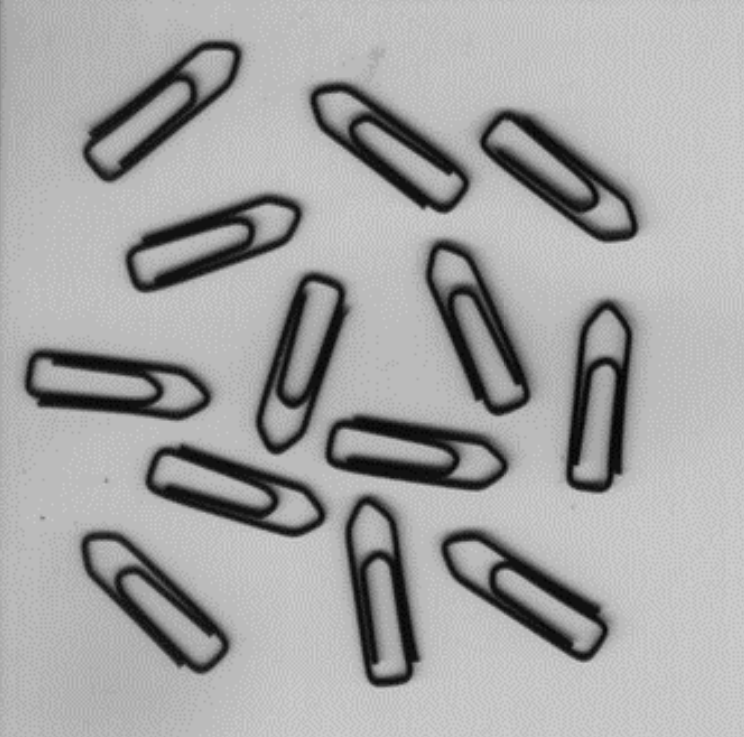
//> input picture opencv_C++/12.png, 744 x 737 px
$ ./identify_clips   (built with g++ and OpenCV 4)
//> lines starting //> are read from the running program, lines starting //| are printed output that depends on the picture; after the words box and inside, x2 and y2 are one past the last pixel; in counts of white or black regions, pixels touching at a corner belong together
#include <opencv2/opencv.hpp>
using namespace cv;
using namespace std;

int main(){
    Mat image = imread("12.png");
//> image is the input picture: 737 rows x 744 cols, CV_8UC3; min 4, max 204, mean 164.7

    int threshold = 64;

    resize(image, image, Size(500, 450));
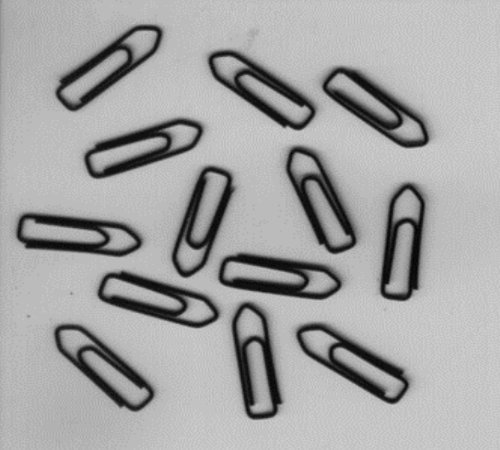
//> image: 450 rows x 500 cols, CV_8UC3; min 4, max 204, mean 164.6

    imshow("origin_picture",image);

    for(int i = 0;i < image.rows;i++){
        for(int j = 0;j < image.cols;j++){
            Vec3b pixel = image.at<Vec3b>(i,j);
            int average = (pixel[0]+pixel[1]+pixel[2])/3.0;
            if(average > threshold){
            	image.at<Vec3b>(i,j)[0] = image.at<Vec3b>(i,j)[1] = image.at<Vec3b>(i,j)[2] = 0;
            }
            else{
            	image.at<Vec3b>(i,j)[0] = image.at<Vec3b>(i,j)[1] = image.at<Vec3b>(i,j)[2] = 255;
            }
        }
    }
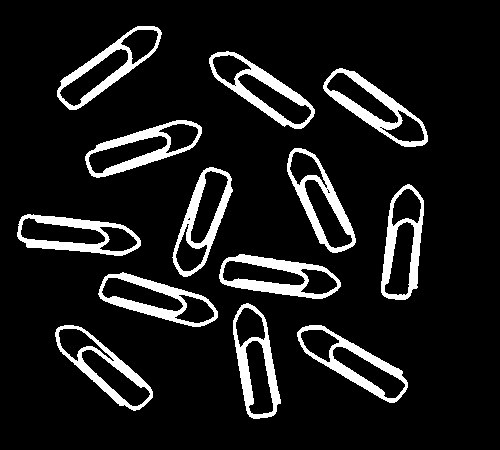
//> image: 450 rows x 500 cols, CV_8UC3; 10.3% white; 13 white regions, largest, box (x1, y1, x2, y2) and area: (219, 254, 341, 299) 2007, (323, 68, 428, 147) 1896, (209, 51, 315, 129) 1841

    cvtColor(image, image, COLOR_BGR2GRAY);
//> image: 450 rows x 500 cols, CV_8UC1; 10.3% white; 13 white regions

    imshow("binaryzation_picture",image);

    vector<vector<Point>> contours;

    Mat hierarchy;

    findContours(image, contours, hierarchy, RETR_EXTERNAL, CHAIN_APPROX_NONE);
//> contours = 13 contours; largest, box (x1, y1, x2, y2) and area: (297, 325, 408, 403) 3679, (219, 254, 341, 299) 3636, (209, 51, 315, 129) 3610, (233, 303, 281, 419) 3598, (57, 26, 162, 110) 3596

    cvtColor(image, image, COLOR_GRAY2BGR);

    drawContours(image, contours, -1, Scalar(0, 255, 0));
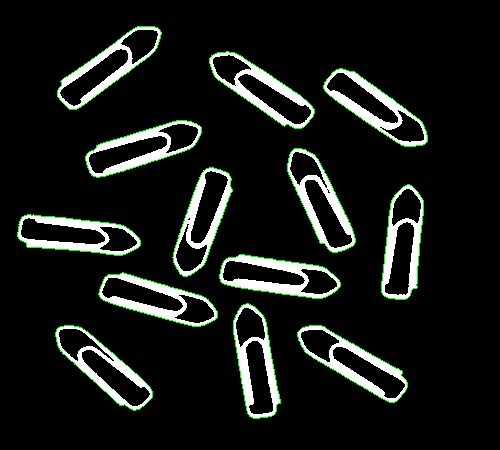
//> image: 450 rows x 500 cols, CV_8UC3; 1.43% of pixels changed, all inside (x1, y1, x2, y2) = (17, 26, 428, 419)

    cout << "回形针数量: " << contours.size() << endl;
//| 回形针数量: 13

    imshow("stroke_picture", image);

    waitKey(0);

    return 0;
}

$ run again, with opencv_C++/11.png copied over opencv_C++/12.png
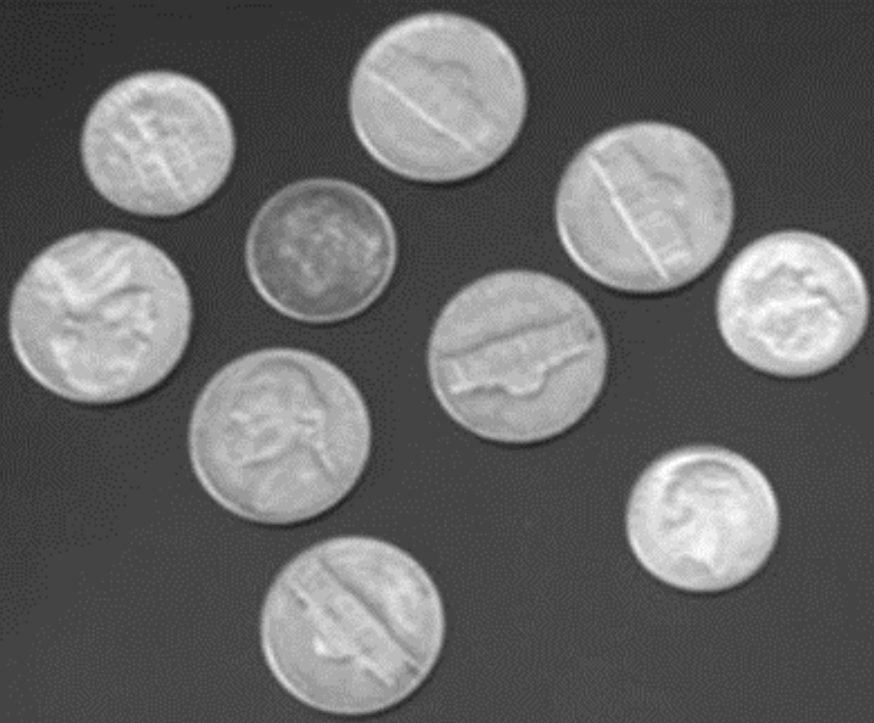
//> input picture opencv_C++/11.png, 874 x 723 px
//> image is the input picture: 723 rows x 874 cols, CV_8UC3; min 31, max 255, mean 103.5
//> after the loop `for(int i = 0;i < image.rows;i++)`:
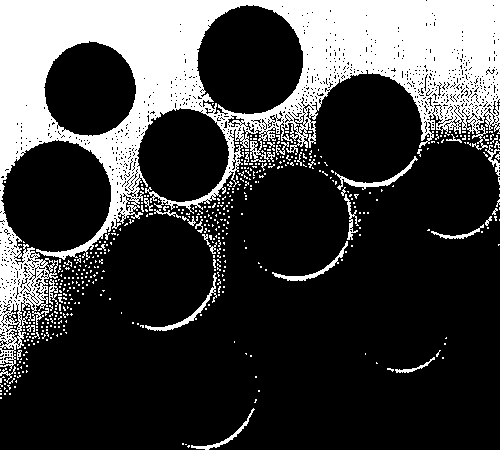
//> image: 450 rows x 500 cols, CV_8UC3; 25.6% white; 498 white regions (465 under 20 px), largest, box (x1, y1, x2, y2) and area: (0, 0, 500, 371) 52267, (335, 156, 418, 190) 414, (145, 273, 217, 331) 401
//> contours = 493 contours, 474 with area under 20; largest, box (x1, y1, x2, y2) and area: (0, 0, 500, 371) 69826, (335, 156, 418, 190) 310, (145, 273, 217, 331) 286, (272, 241, 348, 281) 260, (191, 408, 255, 450) 175
//> `drawContours(image, contours, -1, Scalar(0, 255, 0));`:
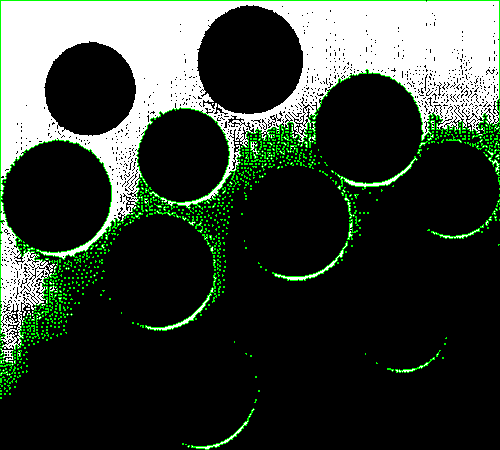
//> image: 450 rows x 500 cols, CV_8UC3; 3.73% of pixels changed, all inside (x1, y1, x2, y2) = (0, 0, 500, 450)
//| 回形针数量: 493
